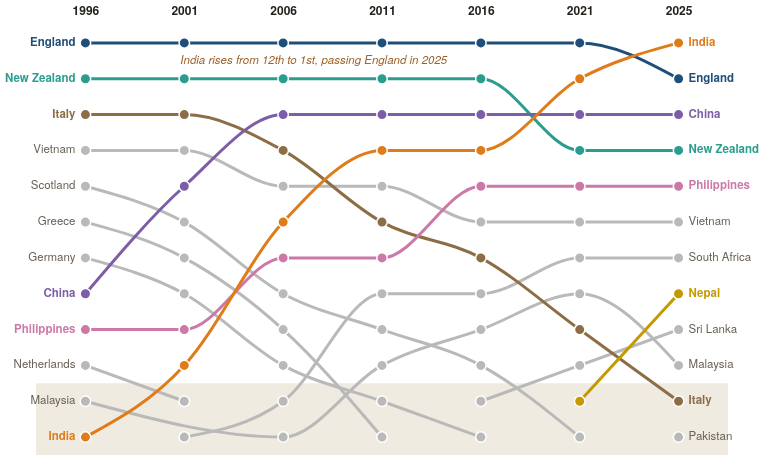

Write the Vega-Lite specification saved for this chart.
### Vega-Lite specification from a JSON file in a GitHub repository (floating-point values rounded to 4 significant figures)
{"$schema": "https://vega.github.io/schema/vega-lite/v5.json", "config": {"background": null, "font": "IBM Plex Sans, Helvetica Neue, Arial, sans-serif", "padding": 4, "view": {"stroke": null}, "axis": {"labelColor": "#675f54", "titleColor": "#675f54", "gridColor": "#d3c5a8", "domainColor": "#d3c5a8", "tickColor": "#d3c5a8", "labelFont": "IBM Plex Sans, Helvetica Neue, Arial, sans-serif", "labelFontSize": 11, "titleFont": "IBM Plex Sans, Helvetica Neue, Arial, sans-serif", "titleFontWeight": 500, "titleFontSize": 11.5}, "legend": {"labelColor": "#675f54", "titleColor": "#25221d", "labelFont": "IBM Plex Sans, Helvetica Neue, Arial, sans-serif", "titleFont": "IBM Plex Sans, Helvetica Neue, Arial, sans-serif", "titleFontWeight": 600, "labelFontSize": 12, "titleFontSize": 12, "symbolStrokeColor": "#f5eddc"}, "text": {"color": "#25221d", "font": "IBM Plex Sans, Helvetica Neue, Arial, sans-serif"}, "tooltipFormat": {"numberFormat": ",.0f"}}, "width": 692, "height": 430, "encoding": {"x": {"field": "year", "type": "ordinal", "title": null, "axis": {"orient": "top", "domain": false, "ticks": false, "labelAngle": 0, "labelExpr": "datum.label", "labelFontWeight": 600, "labelFontSize": 12, "labelPadding": 8, "labelColor": "#25221d"}}, "y": {"field": "rank", "type": "quantitative", "title": null, "scale": {"domain": [0.5, 12.5], "reverse": true, "nice": false, "zero": false}, "axis": null}}, "layer": [{"data": {"values": [{"a": 10.5, "b": 12.5}]}, "mark": {"type": "rect", "fill": "#d3c5a8", "opacity": 0.35}, "encoding": {"x": null, "y": {"field": "a", "type": "quantitative", "scale": {"domain": [0.5, 12.5], "reverse": true, "nice": false, "zero": false}}, "y2": {"field": "b"}}}, {"data": {"values": [{"country": "Vietnam", "year": 1996, "rank": 4, "n": 158740, "key": "Other"}, {"country": "Scotland", "year": 1996, "rank": 5, "n": 150110, "key": "Other"}, {"country": "Greece", "year": 1996, "rank": 6, "n": 138080, "key": "Other"}, {"country": "Germany", "year": 1996, "rank": 7, "n": 121910, "key": "Other"}, {"country": "Netherlands", "year": 1996, "rank": 10, "n": 96370, "key": "Other"}, {"country": "Malaysia", "year": 1996, "rank": 11, "n": 82530, "key": "Other"}, {"country": "Vietnam", "year": 2001, "rank": 4, "n": 163490, "key": "Other"}, {"country": "Scotland", "year": 2001, "rank": 6, "n": 141850, "key": "Other"}, {"country": "Greece", "year": 2001, "rank": 7, "n": 128700, "key": "Other"}, {"country": "Germany", "year": 2001, "rank": 8, "n": 118340, "key": "Other"}, {"country": "Netherlands", "year": 2001, "rank": 11, "n": 91900, "key": "Other"}, {"country": "South Africa", "year": 2001, "rank": 12, "n": 86820, "key": "Other"}, {"country": "Vietnam", "year": 2006, "rank": 5, "n": 178010, "key": "Other"}, {"country": "Scotland", "year": 2006, "rank": 8, "n": 136630, "key": "Other"}, {"country": "Greece", "year": 2006, "rank": 9, "n": 128980, "key": "Other"}, {"country": "Germany", "year": 2006, "rank": 10, "n": 124710, "key": "Other"}, {"country": "South Africa", "year": 2006, "rank": 11, "n": 119490, "key": "Other"}, {"country": "Malaysia", "year": 2006, "rank": 12, "n": 105710, "key": "Other"}, {"country": "Vietnam", "year": 2011, "rank": 5, "n": 207620, "key": "Other"}, {"country": "South Africa", "year": 2011, "rank": 8, "n": 161590, "key": "Other"}, {"country": "Scotland", "year": 2011, "rank": 9, "n": 141220, "key": "Other"}, {"country": "Malaysia", "year": 2011, "rank": 10, "n": 134140, "key": "Other"}, {"country": "Germany", "year": 2011, "rank": 11, "n": 125750, "key": "Other"}, {"country": "Greece", "year": 2011, "rank": 12, "n": 121180, "key": "Other"}, {"country": "Vietnam", "year": 2016, "rank": 6, "n": 243220, "key": "Other"}, {"country": "South Africa", "year": 2016, "rank": 8, "n": 180480, "key": "Other"}, {"country": "Malaysia", "year": 2016, "rank": 9, "n": 152900, "key": "Other"}, {"country": "Scotland", "year": 2016, "rank": 10, "n": 137760, "key": "Other"}, {"country": "Sri Lanka", "year": 2016, "rank": 11, "n": 124500, "key": "Other"}, {"country": "Germany", "year": 2016, "rank": 12, "n": 116700, "key": "Other"}, {"country": "Vietnam", "year": 2021, "rank": 6, "n": 274840, "key": "Other"}, {"country": "South Africa", "year": 2021, "rank": 7, "n": 202730, "key": "Other"}, {"country": "Malaysia", "year": 2021, "rank": 8, "n": 173990, "key": "Other"}, {"country": "Sri Lanka", "year": 2021, "rank": 10, "n": 140110, "key": "Other"}, {"country": "Scotland", "year": 2021, "rank": 12, "n": 127340, "key": "Other"}, {"country": "Vietnam", "year": 2025, "rank": 6, "n": 326630, "key": "Other"}, {"country": "South Africa", "year": 2025, "rank": 7, "n": 229950, "key": "Other"}, {"country": "Sri Lanka", "year": 2025, "rank": 9, "n": 184800, "key": "Other"}, {"country": "Malaysia", "year": 2025, "rank": 10, "n": 184320, "key": "Other"}, {"country": "Pakistan", "year": 2025, "rank": 12, "n": 143920, "key": "Other"}, {"country": "England", "year": 1996, "rank": 1, "n": 956680, "key": "England"}, {"country": "New Zealand", "year": 1996, "rank": 2, "n": 312240, "key": "New Zealand"}, {"country": "Italy", "year": 1996, "rank": 3, "n": 250360, "key": "Italy"}, {"country": "China", "year": 1996, "rank": 8, "n": 118640, "key": "China"}, {"country": "Philippines", "year": 1996, "rank": 9, "n": 104820, "key": "Philippines"}, {"country": "India", "year": 1996, "rank": 12, "n": 80470, "key": "India"}, {"country": "England", "year": 2001, "rank": 1, "n": 927630, "key": "England"}, {"country": "New Zealand", "year": 2001, "rank": 2, "n": 389600, "key": "New Zealand"}, {"country": "Italy", "year": 2001, "rank": 3, "n": 229850, "key": "Italy"}, {"country": "China", "year": 2001, "rank": 5, "n": 153360, "key": "China"}, {"country": "Philippines", "year": 2001, "rank": 9, "n": 114260, "key": "Philippines"}, {"country": "India", "year": 2001, "rank": 10, "n": 98070, "key": "India"}, {"country": "England", "year": 2006, "rank": 1, "n": 939260, "key": "England"}, {"country": "New Zealand", "year": 2006, "rank": 2, "n": 437890, "key": "New Zealand"}, {"country": "China", "year": 2006, "rank": 3, "n": 251960, "key": "China"}, {"country": "Italy", "year": 2006, "rank": 4, "n": 218040, "key": "Italy"}, {"country": "India", "year": 2006, "rank": 6, "n": 169720, "key": "India"}, {"country": "Philippines", "year": 2006, "rank": 7, "n": 141890, "key": "Philippines"}, {"country": "England", "year": 2011, "rank": 1, "n": 991040, "key": "England"}, {"country": "New Zealand", "year": 2011, "rank": 2, "n": 543950, "key": "New Zealand"}, {"country": "China", "year": 2011, "rank": 3, "n": 387420, "key": "China"}, {"country": "India", "year": 2011, "rank": 4, "n": 337120, "key": "India"}, {"country": "Italy", "year": 2011, "rank": 6, "n": 201680, "key": "Italy"}, {"country": "Philippines", "year": 2011, "rank": 7, "n": 193030, "key": "Philippines"}, {"country": "England", "year": 2016, "rank": 1, "n": 1002060, "key": "England"}, {"country": "New Zealand", "year": 2016, "rank": 2, "n": 568170, "key": "New Zealand"}, {"country": "China", "year": 2016, "rank": 3, "n": 557690, "key": "China"}, {"country": "India", "year": 2016, "rank": 4, "n": 489410, "key": "India"}, {"country": "Philippines", "year": 2016, "rank": 5, "n": 252690, "key": "Philippines"}, {"country": "Italy", "year": 2016, "rank": 7, "n": 195760, "key": "Italy"}, {"country": "England", "year": 2021, "rank": 1, "n": 973950, "key": "England"}, {"country": "India", "year": 2021, "rank": 2, "n": 712040, "key": "India"}, {"country": "China", "year": 2021, "rank": 3, "n": 584660, "key": "China"}, {"country": "New Zealand", "year": 2021, "rank": 4, "n": 584010, "key": "New Zealand"}, {"country": "Philippines", "year": 2021, "rank": 5, "n": 308240, "key": "Philippines"}, {"country": "Italy", "year": 2021, "rank": 9, "n": 167570, "key": "Italy"}, {"country": "Nepal", "year": 2021, "rank": 11, "n": 130290, "key": "Nepal"}, {"country": "India", "year": 2025, "rank": 1, "n": 971020, "key": "India"}, {"country": "England", "year": 2025, "rank": 2, "n": 970950, "key": "England"}, {"country": "China", "year": 2025, "rank": 3, "n": 731540, "key": "China"}, {"country": "New Zealand", "year": 2025, "rank": 4, "n": 637680, "key": "New Zealand"}, {"country": "Philippines", "year": 2025, "rank": 5, "n": 412530, "key": "Philippines"}, {"country": "Nepal", "year": 2025, "rank": 8, "n": 213580, "key": "Nepal"}, {"country": "Italy", "year": 2025, "rank": 11, "n": 152560, "key": "Italy"}]}, "mark": {"type": "line", "strokeWidth": 3, "interpolate": "monotone", "strokeCap": "round", "cursor": "pointer"}, "encoding": {"detail": {"field": "country"}, "color": {"field": "key", "type": "nominal", "scale": {"domain": ["India", "China", "England", "New Zealand", "Italy", "Philippines", "Nepal", "Other"], "range": ["#e07b1a", "#7b5ea7", "#1f4e79", "#2a9d8f", "#8c6d46", "#cc79a7", "#c49a00", "#b9b9b9"]}, "legend": null}, "opacity": {"condition": [{"param": "bc", "empty": true, "value": 1}], "value": 0.15}}}, {"data": {"values": [{"country": "Vietnam", "year": 1996, "rank": 4, "n": 158740, "key": "Other"}, {"country": "Scotland", "year": 1996, "rank": 5, "n": 150110, "key": "Other"}, {"country": "Greece", "year": 1996, "rank": 6, "n": 138080, "key": "Other"}, {"country": "Germany", "year": 1996, "rank": 7, "n": 121910, "key": "Other"}, {"country": "Netherlands", "year": 1996, "rank": 10, "n": 96370, "key": "Other"}, {"country": "Malaysia", "year": 1996, "rank": 11, "n": 82530, "key": "Other"}, {"country": "Vietnam", "year": 2001, "rank": 4, "n": 163490, "key": "Other"}, {"country": "Scotland", "year": 2001, "rank": 6, "n": 141850, "key": "Other"}, {"country": "Greece", "year": 2001, "rank": 7, "n": 128700, "key": "Other"}, {"country": "Germany", "year": 2001, "rank": 8, "n": 118340, "key": "Other"}, {"country": "Netherlands", "year": 2001, "rank": 11, "n": 91900, "key": "Other"}, {"country": "South Africa", "year": 2001, "rank": 12, "n": 86820, "key": "Other"}, {"country": "Vietnam", "year": 2006, "rank": 5, "n": 178010, "key": "Other"}, {"country": "Scotland", "year": 2006, "rank": 8, "n": 136630, "key": "Other"}, {"country": "Greece", "year": 2006, "rank": 9, "n": 128980, "key": "Other"}, {"country": "Germany", "year": 2006, "rank": 10, "n": 124710, "key": "Other"}, {"country": "South Africa", "year": 2006, "rank": 11, "n": 119490, "key": "Other"}, {"country": "Malaysia", "year": 2006, "rank": 12, "n": 105710, "key": "Other"}, {"country": "Vietnam", "year": 2011, "rank": 5, "n": 207620, "key": "Other"}, {"country": "South Africa", "year": 2011, "rank": 8, "n": 161590, "key": "Other"}, {"country": "Scotland", "year": 2011, "rank": 9, "n": 141220, "key": "Other"}, {"country": "Malaysia", "year": 2011, "rank": 10, "n": 134140, "key": "Other"}, {"country": "Germany", "year": 2011, "rank": 11, "n": 125750, "key": "Other"}, {"country": "Greece", "year": 2011, "rank": 12, "n": 121180, "key": "Other"}, {"country": "Vietnam", "year": 2016, "rank": 6, "n": 243220, "key": "Other"}, {"country": "South Africa", "year": 2016, "rank": 8, "n": 180480, "key": "Other"}, {"country": "Malaysia", "year": 2016, "rank": 9, "n": 152900, "key": "Other"}, {"country": "Scotland", "year": 2016, "rank": 10, "n": 137760, "key": "Other"}, {"country": "Sri Lanka", "year": 2016, "rank": 11, "n": 124500, "key": "Other"}, {"country": "Germany", "year": 2016, "rank": 12, "n": 116700, "key": "Other"}, {"country": "Vietnam", "year": 2021, "rank": 6, "n": 274840, "key": "Other"}, {"country": "South Africa", "year": 2021, "rank": 7, "n": 202730, "key": "Other"}, {"country": "Malaysia", "year": 2021, "rank": 8, "n": 173990, "key": "Other"}, {"country": "Sri Lanka", "year": 2021, "rank": 10, "n": 140110, "key": "Other"}, {"country": "Scotland", "year": 2021, "rank": 12, "n": 127340, "key": "Other"}, {"country": "Vietnam", "year": 2025, "rank": 6, "n": 326630, "key": "Other"}, {"country": "South Africa", "year": 2025, "rank": 7, "n": 229950, "key": "Other"}, {"country": "Sri Lanka", "year": 2025, "rank": 9, "n": 184800, "key": "Other"}, {"country": "Malaysia", "year": 2025, "rank": 10, "n": 184320, "key": "Other"}, {"country": "Pakistan", "year": 2025, "rank": 12, "n": 143920, "key": "Other"}, {"country": "England", "year": 1996, "rank": 1, "n": 956680, "key": "England"}, {"country": "New Zealand", "year": 1996, "rank": 2, "n": 312240, "key": "New Zealand"}, {"country": "Italy", "year": 1996, "rank": 3, "n": 250360, "key": "Italy"}, {"country": "China", "year": 1996, "rank": 8, "n": 118640, "key": "China"}, {"country": "Philippines", "year": 1996, "rank": 9, "n": 104820, "key": "Philippines"}, {"country": "India", "year": 1996, "rank": 12, "n": 80470, "key": "India"}, {"country": "England", "year": 2001, "rank": 1, "n": 927630, "key": "England"}, {"country": "New Zealand", "year": 2001, "rank": 2, "n": 389600, "key": "New Zealand"}, {"country": "Italy", "year": 2001, "rank": 3, "n": 229850, "key": "Italy"}, {"country": "China", "year": 2001, "rank": 5, "n": 153360, "key": "China"}, {"country": "Philippines", "year": 2001, "rank": 9, "n": 114260, "key": "Philippines"}, {"country": "India", "year": 2001, "rank": 10, "n": 98070, "key": "India"}, {"country": "England", "year": 2006, "rank": 1, "n": 939260, "key": "England"}, {"country": "New Zealand", "year": 2006, "rank": 2, "n": 437890, "key": "New Zealand"}, {"country": "China", "year": 2006, "rank": 3, "n": 251960, "key": "China"}, {"country": "Italy", "year": 2006, "rank": 4, "n": 218040, "key": "Italy"}, {"country": "India", "year": 2006, "rank": 6, "n": 169720, "key": "India"}, {"country": "Philippines", "year": 2006, "rank": 7, "n": 141890, "key": "Philippines"}, {"country": "England", "year": 2011, "rank": 1, "n": 991040, "key": "England"}, {"country": "New Zealand", "year": 2011, "rank": 2, "n": 543950, "key": "New Zealand"}, {"country": "China", "year": 2011, "rank": 3, "n": 387420, "key": "China"}, {"country": "India", "year": 2011, "rank": 4, "n": 337120, "key": "India"}, {"country": "Italy", "year": 2011, "rank": 6, "n": 201680, "key": "Italy"}, {"country": "Philippines", "year": 2011, "rank": 7, "n": 193030, "key": "Philippines"}, {"country": "England", "year": 2016, "rank": 1, "n": 1002060, "key": "England"}, {"country": "New Zealand", "year": 2016, "rank": 2, "n": 568170, "key": "New Zealand"}, {"country": "China", "year": 2016, "rank": 3, "n": 557690, "key": "China"}, {"country": "India", "year": 2016, "rank": 4, "n": 489410, "key": "India"}, {"country": "Philippines", "year": 2016, "rank": 5, "n": 252690, "key": "Philippines"}, {"country": "Italy", "year": 2016, "rank": 7, "n": 195760, "key": "Italy"}, {"country": "England", "year": 2021, "rank": 1, "n": 973950, "key": "England"}, {"country": "India", "year": 2021, "rank": 2, "n": 712040, "key": "India"}, {"country": "China", "year": 2021, "rank": 3, "n": 584660, "key": "China"}, {"country": "New Zealand", "year": 2021, "rank": 4, "n": 584010, "key": "New Zealand"}, {"country": "Philippines", "year": 2021, "rank": 5, "n": 308240, "key": "Philippines"}, {"country": "Italy", "year": 2021, "rank": 9, "n": 167570, "key": "Italy"}, {"country": "Nepal", "year": 2021, "rank": 11, "n": 130290, "key": "Nepal"}, {"country": "India", "year": 2025, "rank": 1, "n": 971020, "key": "India"}, {"country": "England", "year": 2025, "rank": 2, "n": 970950, "key": "England"}, {"country": "China", "year": 2025, "rank": 3, "n": 731540, "key": "China"}, {"country": "New Zealand", "year": 2025, "rank": 4, "n": 637680, "key": "New Zealand"}, {"country": "Philippines", "year": 2025, "rank": 5, "n": 412530, "key": "Philippines"}, {"country": "Nepal", "year": 2025, "rank": 8, "n": 213580, "key": "Nepal"}, {"country": "Italy", "year": 2025, "rank": 11, "n": 152560, "key": "Italy"}]}, "params": [{"name": "bc", "select": {"type": "point", "fields": ["country"], "on": "pointerover", "clear": "pointerout"}}], "mark": {"type": "circle", "size": 110, "stroke": "#ffffff", "strokeWidth": 1.5, "opacity": 1, "cursor": "pointer"}, "encoding": {"color": {"field": "key", "type": "nominal", "scale": {"domain": ["India", "China", "England", "New Zealand", "Italy", "Philippines", "Nepal", "Other"], "range": ["#e07b1a", "#7b5ea7", "#1f4e79", "#2a9d8f", "#8c6d46", "#cc79a7", "#c49a00", "#b9b9b9"]}, "legend": null}, "opacity": {"condition": [{"param": "bc", "empty": true, "value": 1}], "value": 0.15}, "tooltip": [{"field": "country", "title": "Born in"}, {"field": "year", "title": "Year"}, {"field": "rank", "title": "Rank"}, {"field": "n", "title": "Residents", "format": ","}]}}, {"data": {"values": [{"year": 2001, "rank": 1.5, "t": "India rises from 12th to 1st, passing England in 2025"}]}, "mark": {"type": "text", "align": "left", "baseline": "middle", "fontSize": 11.5, "fontStyle": "italic", "color": "#9a5f24", "dx": -4, "interactive": false}, "encoding": {"text": {"field": "t"}}}, {"data": {"values": [{"country": "Vietnam", "year": 1996, "rank": 4, "n": 158740, "key": "Other", "side": "L", "lc": "#675f54"}, {"country": "Scotland", "year": 1996, "rank": 5, "n": 150110, "key": "Other", "side": "L", "lc": "#675f54"}, {"country": "Greece", "year": 1996, "rank": 6, "n": 138080, "key": "Other", "side": "L", "lc": "#675f54"}, {"country": "Germany", "year": 1996, "rank": 7, "n": 121910, "key": "Other", "side": "L", "lc": "#675f54"}, {"country": "Netherlands", "year": 1996, "rank": 10, "n": 96370, "key": "Other", "side": "L", "lc": "#675f54"}, {"country": "Malaysia", "year": 1996, "rank": 11, "n": 82530, "key": "Other", "side": "L", "lc": "#675f54"}, {"country": "England", "year": 1996, "rank": 1, "n": 956680, "key": "England", "side": "L", "lc": "#1f4e79"}, {"country": "New Zealand", "year": 1996, "rank": 2, "n": 312240, "key": "New Zealand", "side": "L", "lc": "#2a9d8f"}, {"country": "Italy", "year": 1996, "rank": 3, "n": 250360, "key": "Italy", "side": "L", "lc": "#8c6d46"}, {"country": "China", "year": 1996, "rank": 8, "n": 118640, "key": "China", "side": "L", "lc": "#7b5ea7"}, {"country": "Philippines", "year": 1996, "rank": 9, "n": 104820, "key": "Philippines", "side": "L", "lc": "#cc79a7"}, {"country": "India", "year": 1996, "rank": 12, "n": 80470, "key": "India", "side": "L", "lc": "#e07b1a"}, {"country": "Vietnam", "year": 2025, "rank": 6, "n": 326630, "key": "Other", "side": "R", "lc": "#675f54"}, {"country": "South Africa", "year": 2025, "rank": 7, "n": 229950, "key": "Other", "side": "R", "lc": "#675f54"}, {"country": "Sri Lanka", "year": 2025, "rank": 9, "n": 184800, "key": "Other", "side": "R", "lc": "#675f54"}, {"country": "Malaysia", "year": 2025, "rank": 10, "n": 184320, "key": "Other", "side": "R", "lc": "#675f54"}, {"country": "Pakistan", "year": 2025, "rank": 12, "n": 143920, "key": "Other", "side": "R", "lc": "#675f54"}, {"country": "India", "year": 2025, "rank": 1, "n": 971020, "key": "India", "side": "R", "lc": "#e07b1a"}, {"country": "England", "year": 2025, "rank": 2, "n": 970950, "key": "England", "side": "R", "lc": "#1f4e79"}, {"country": "China", "year": 2025, "rank": 3, "n": 731540, "key": "China", "side": "R", "lc": "#7b5ea7"}, {"country": "New Zealand", "year": 2025, "rank": 4, "n": 637680, "key": "New Zealand", "side": "R", "lc": "#2a9d8f"}, {"country": "Philippines", "year": 2025, "rank": 5, "n": 412530, "key": "Philippines", "side": "R", "lc": "#cc79a7"}, {"country": "Nepal", "year": 2025, "rank": 8, "n": 213580, "key": "Nepal", "side": "R", "lc": "#c49a00"}, {"country": "Italy", "year": 2025, "rank": 11, "n": 152560, "key": "Italy", "side": "R", "lc": "#8c6d46"}]}, "mark": {"type": "text", "fontSize": 11.5, "baseline": "middle", "align": {"expr": "datum.side == 'L' ? 'right' : 'left'"}, "dx": {"expr": "datum.side == 'L' ? -10 : 10"}, "fontWeight": {"expr": "datum.key != 'Other' ? 700 : 400"}}, "encoding": {"text": {"field": "country"}, "color": {"field": "lc", "type": "nominal", "scale": null}, "opacity": {"condition": [{"param": "bc", "empty": true, "value": 1}], "value": 0.15}}}]}
